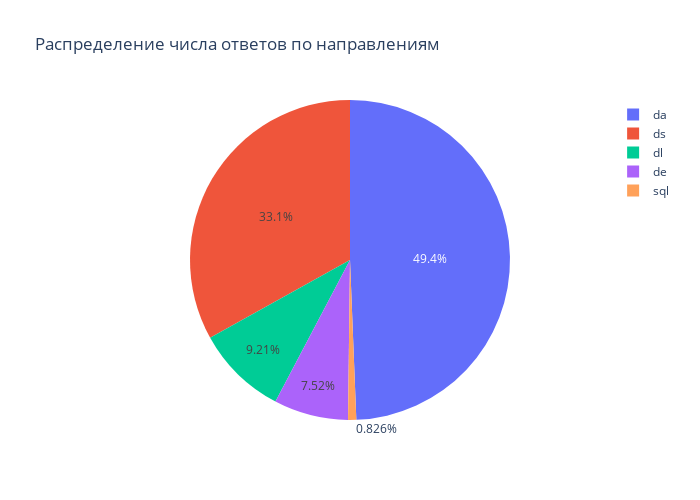

Write notebook code for a chart like this one.
### Markdown cell above
Чаще всего отчечают в на курсах Data Analisys и Data Science. Число ответов в этих каналах составляет 82% от всех ответов.

### Code cell
courses = courses_by_reply['course']
total = courses_by_reply['total_replies']

fig = go.Figure(data=[go.Pie(labels=courses, values=total)])
fig.update_layout(title='Распределение числа ответов по направлениям',
                  width=700,
                  height=500,
                  annotations=[dict(x=1.12,
                                    y=1.05,
                                    text='',
                                    showarrow=False)])
fig.show()

### Figure 1 — Plotly figure (JSON) as saved in the notebook; plotly's stock layout.template omitted (floating-point values rounded to 4 significant figures)
{"data": [{"labels": ["da", "ds", "dl", "de", "sql"], "type": "pie", "values": [1136, 761, 212, 173, 19]}], "layout": {"annotations": [{"showarrow": false, "text": "", "x": 1.12, "y": 1.05}], "height": 500, "title": {"text": "Распределение числа ответов по направлениям"}, "width": 700}}
